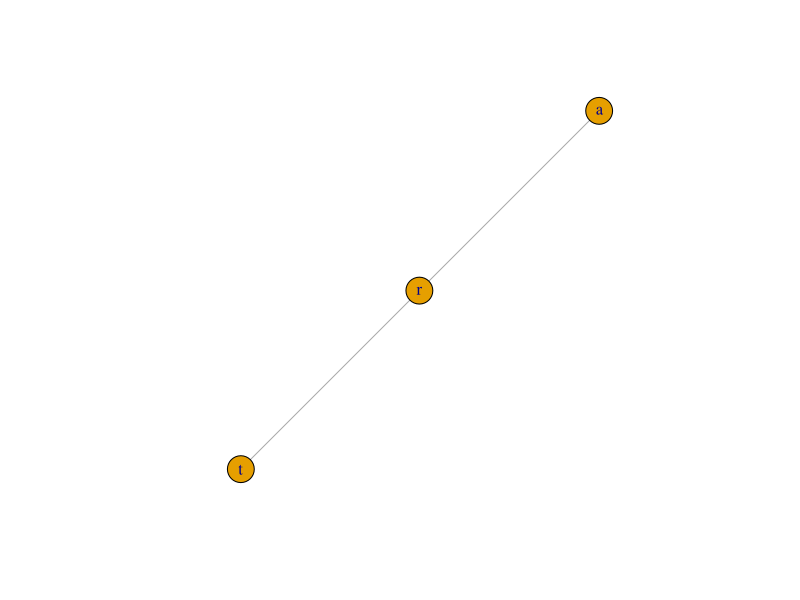

Write the R code that produced this figure.
library(igraph)
# "art"
ugs <- data.frame(name=c("a","r","t"))
edg <- data.frame(from=c("a", "r"),to=c("r", "t"),property.name=c("",""))
g <- graph_from_data_frame(edg, directed=FALSE, vertices= ugs)
plot(g,layout = layout.fruchterman.reingold)
graph.density(g,loop=FALSE)
betweenness(g)
